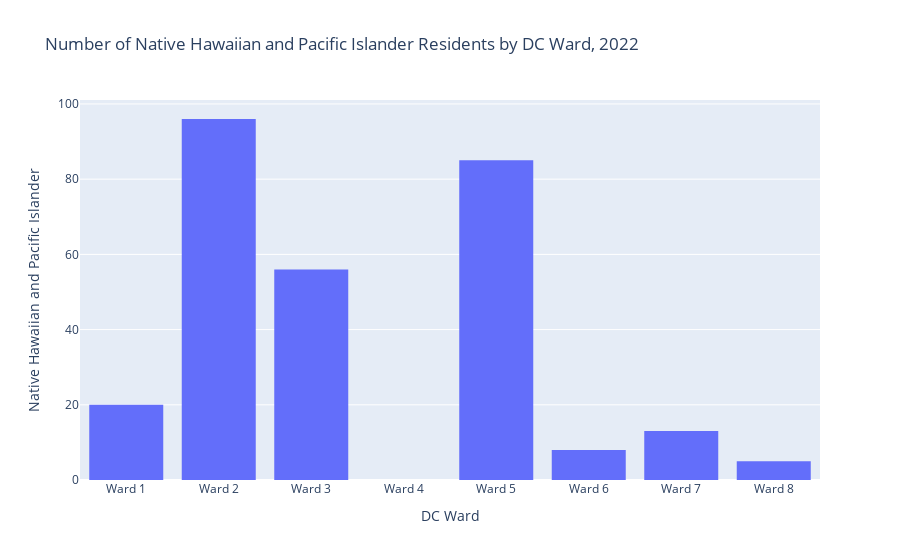

This figure's notebook cell:
### Code cell
fig = px.bar(demog_trimmed_ward,
             x='WARD',
             y='Native Hawaiian and Pacific Islander',
             title='Number of Native Hawaiian and Pacific Islander Residents by DC Ward, 2022',
             labels={
                 'WARD':'DC Ward'
             }
            )
fig.update_traces(marker_line_width=0)
fig.show()

### Figure 1 — Plotly figure (JSON) as saved in the notebook; plotly's stock layout.template omitted (floating-point values rounded to 4 significant figures)
{"data": [{"alignmentgroup": "True", "hovertemplate": "DC Ward=%{x}<br>Native Hawaiian and Pacific Islander=%{y}<extra></extra>", "legendgroup": "", "marker": {"color": "#636efa", "line": {"width": 0}, "pattern": {"shape": ""}}, "name": "", "offsetgroup": "", "orientation": "v", "showlegend": false, "textposition": "auto", "type": "bar", "x": ["Ward 1", "Ward 2", "Ward 3", "Ward 4", "Ward 5", "Ward 6", "Ward 7", "Ward 8"], "xaxis": "x", "y": [20, 96, 56, 0, 85, 8, 13, 5], "yaxis": "y"}], "layout": {"autosize": true, "barmode": "relative", "legend": {"tracegroupgap": 0}, "title": {"text": "Number of Native Hawaiian and Pacific Islander Residents by DC Ward, 2022"}, "xaxis": {"anchor": "y", "autorange": true, "domain": [0, 1], "range": [-0.5, 7.5], "title": {"text": "DC Ward"}, "type": "category"}, "yaxis": {"anchor": "x", "autorange": true, "domain": [0, 1], "range": [0, 101.1], "title": {"text": "Native Hawaiian and Pacific Islander"}, "type": "linear"}}}
